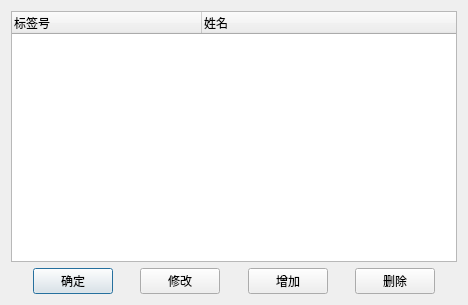
<?xml version="1.0" encoding="UTF-8"?>
<ui version="4.0">
 <class>labDlg</class>
 <widget class="QDialog" name="labDlg">
  <property name="geometry">
   <rect>
    <x>0</x>
    <y>0</y>
    <width>468</width>
    <height>305</height>
   </rect>
  </property>
  <property name="maximumSize">
   <size>
    <width>16777215</width>
    <height>16777215</height>
   </size>
  </property>
  <property name="windowTitle">
   <string>标签列表</string>
  </property>
  <layout class="QVBoxLayout" name="verticalLayout">
   <item>
    <widget class="QTreeWidget" name="treeWidget">
     <property name="sizePolicy">
      <sizepolicy hsizetype="Preferred" vsizetype="Preferred">
       <horstretch>0</horstretch>
       <verstretch>0</verstretch>
      </sizepolicy>
     </property>
     <property name="maximumSize">
      <size>
       <width>16777215</width>
       <height>16777215</height>
      </size>
     </property>
     <property name="autoFillBackground">
      <bool>false</bool>
     </property>
     <property name="dragEnabled">
      <bool>false</bool>
     </property>
     <property name="selectionBehavior">
      <enum>QAbstractItemView::SelectRows</enum>
     </property>
     <property name="textElideMode">
      <enum>Qt::ElideLeft</enum>
     </property>
     <property name="allColumnsShowFocus">
      <bool>false</bool>
     </property>
     <property name="wordWrap">
      <bool>false</bool>
     </property>
     <property name="expandsOnDoubleClick">
      <bool>true</bool>
     </property>
     <attribute name="headerVisible">
      <bool>true</bool>
     </attribute>
     <attribute name="headerCascadingSectionResizes">
      <bool>false</bool>
     </attribute>
     <attribute name="headerDefaultSectionSize">
      <number>190</number>
     </attribute>
     <attribute name="headerHighlightSections">
      <bool>false</bool>
     </attribute>
     <attribute name="headerMinimumSectionSize">
      <number>30</number>
     </attribute>
     <attribute name="headerShowSortIndicator" stdset="0">
      <bool>false</bool>
     </attribute>
     <attribute name="headerStretchLastSection">
      <bool>true</bool>
     </attribute>
     <column>
      <property name="text">
       <string>标签号</string>
      </property>
     </column>
     <column>
      <property name="text">
       <string>姓名</string>
      </property>
     </column>
    </widget>
   </item>
   <item>
    <layout class="QHBoxLayout" name="horizontalLayout">
     <item>
      <spacer name="horizontalSpacer_4">
       <property name="orientation">
        <enum>Qt::Horizontal</enum>
       </property>
       <property name="sizeHint" stdset="0">
        <size>
         <width>40</width>
         <height>20</height>
        </size>
       </property>
      </spacer>
     </item>
     <item>
      <widget class="QPushButton" name="btn_ok">
       <property name="text">
        <string>确定</string>
       </property>
      </widget>
     </item>
     <item>
      <spacer name="horizontalSpacer">
       <property name="orientation">
        <enum>Qt::Horizontal</enum>
       </property>
       <property name="sizeHint" stdset="0">
        <size>
         <width>40</width>
         <height>20</height>
        </size>
       </property>
      </spacer>
     </item>
     <item>
      <widget class="QPushButton" name="btn_modify">
       <property name="text">
        <string>修改</string>
       </property>
      </widget>
     </item>
     <item>
      <spacer name="horizontalSpacer_2">
       <property name="orientation">
        <enum>Qt::Horizontal</enum>
       </property>
       <property name="sizeHint" stdset="0">
        <size>
         <width>40</width>
         <height>20</height>
        </size>
       </property>
      </spacer>
     </item>
     <item>
      <widget class="QPushButton" name="btn_add">
       <property name="text">
        <string>增加</string>
       </property>
      </widget>
     </item>
     <item>
      <spacer name="horizontalSpacer_3">
       <property name="orientation">
        <enum>Qt::Horizontal</enum>
       </property>
       <property name="sizeHint" stdset="0">
        <size>
         <width>40</width>
         <height>20</height>
        </size>
       </property>
      </spacer>
     </item>
     <item>
      <widget class="QPushButton" name="btn_delete">
       <property name="text">
        <string>删除</string>
       </property>
      </widget>
     </item>
     <item>
      <spacer name="horizontalSpacer_5">
       <property name="orientation">
        <enum>Qt::Horizontal</enum>
       </property>
       <property name="sizeHint" stdset="0">
        <size>
         <width>40</width>
         <height>20</height>
        </size>
       </property>
      </spacer>
     </item>
    </layout>
   </item>
  </layout>
 </widget>
 <resources/>
 <connections/>
</ui>
